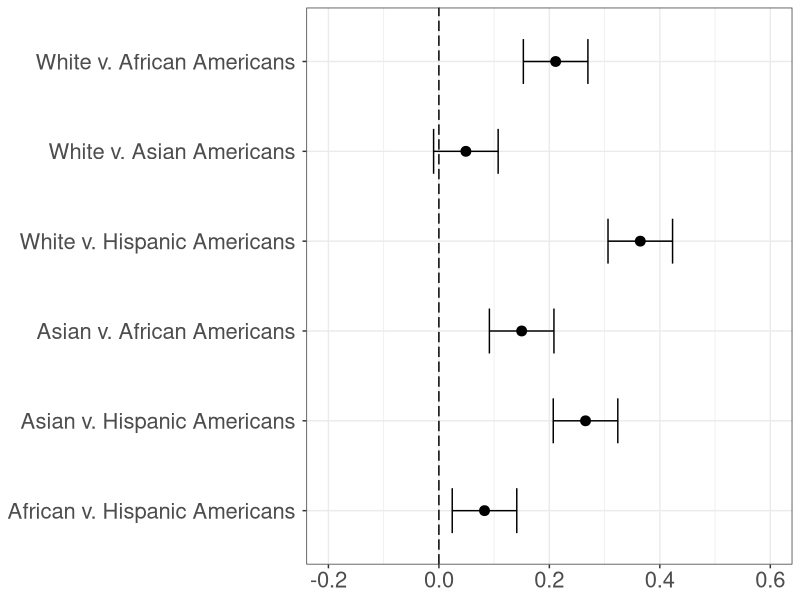
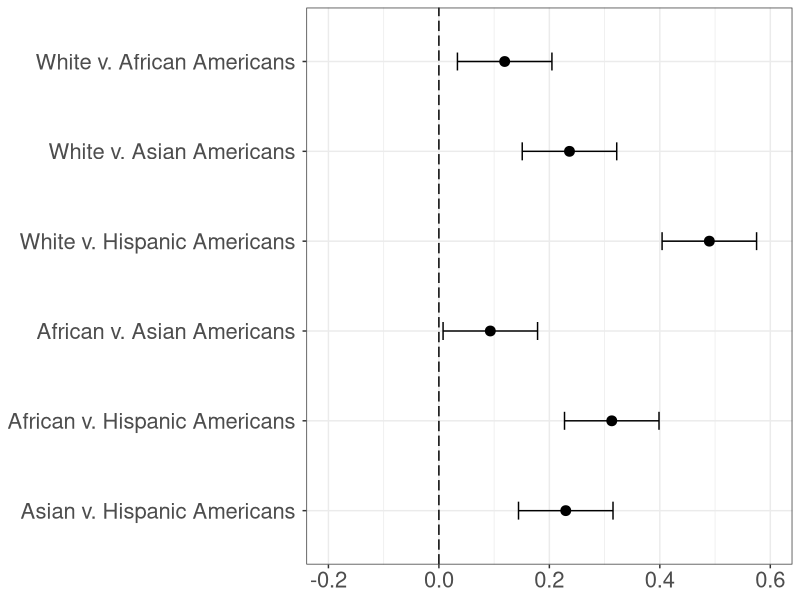
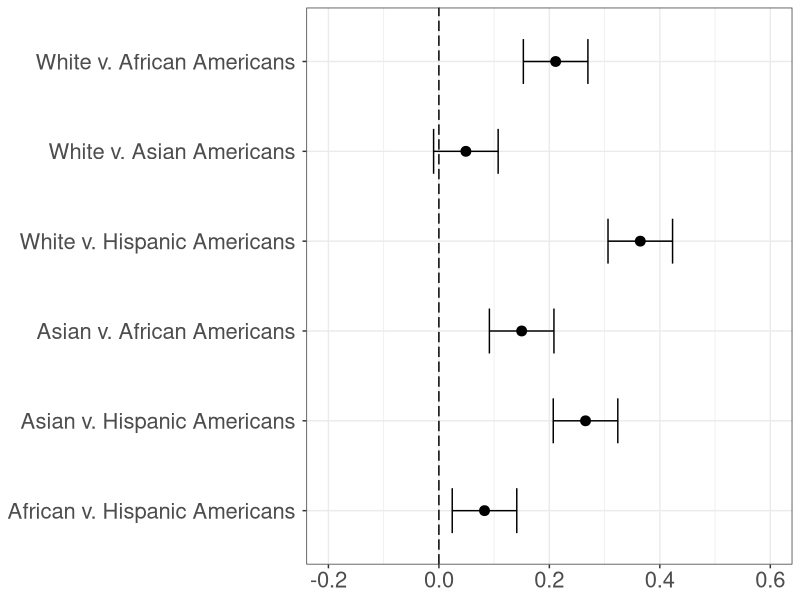
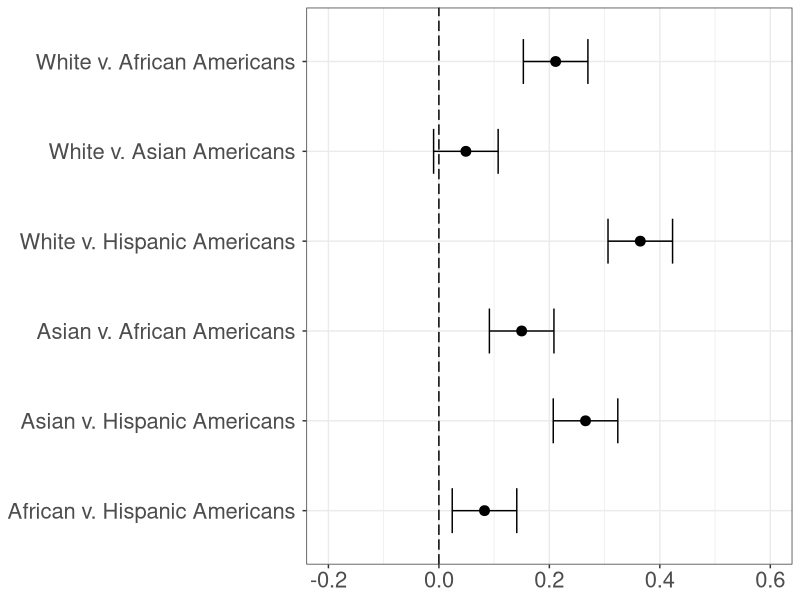
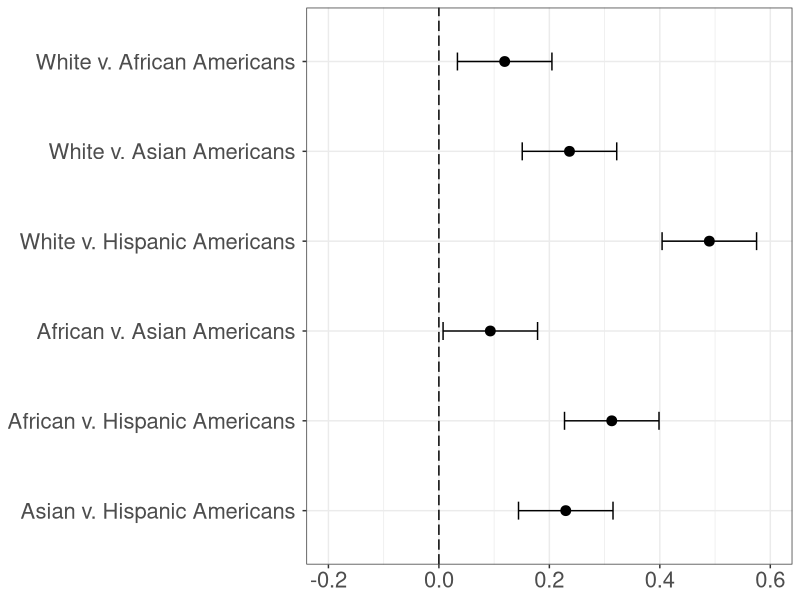
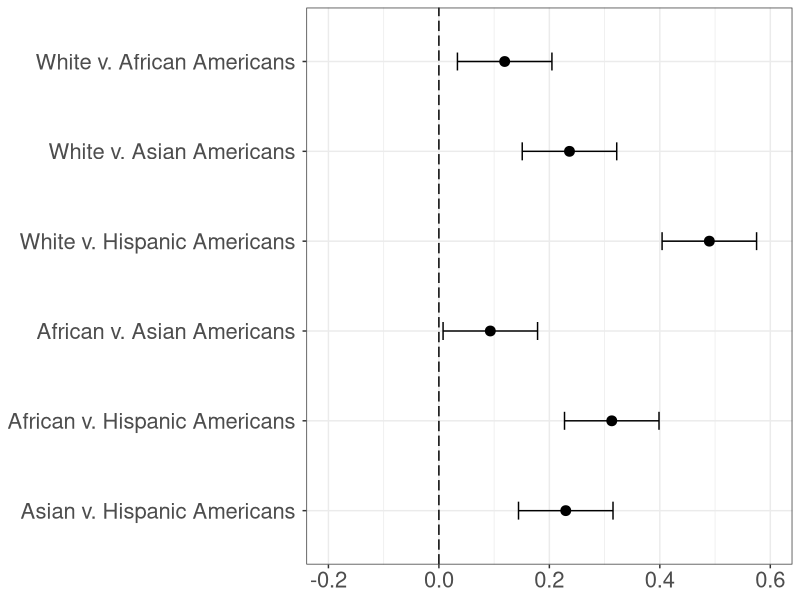

Recreate these plots in R, in order.

## Lee, Montgomery, Lai
# America's Racial Framework of Superiority and Americanness Embedded in Natural Language

## Script date: 28 Aug 2023

# Install and load packages ----------------------------------------------------

if(!require("tidyverse")){install.packages("tidyverse", dependencies = TRUE); require("tidyverse")}
if(!require("ggplot2")){install.packages("ggplot2", dependencies = TRUE); require("ggplot2")}

# Import the Dataset -----------------------------------------------------------

# Import RIPA results
setwd("Results")

ripa.table = read.csv('RIPA_70.csv')

# Filter RIPA results in the superiority dimension
superior.table <- ripa.table %>% 
  filter(dimensions == "Superiority") %>%
  mutate(groups = factor(groups, levels = c("African v. Hispanic Americans",
                                            "Asian v. Hispanic Americans", 
                                            "Asian v. African Americans", 
                                            "White v. Hispanic Americans",
                                            "White v. Asian Americans",
                                            "White v. African Americans")))

# Filter RIPA results in the Americanness dimension
american.table <- ripa.table %>% 
  filter(dimensions == "Americanness") %>%
  mutate(groups = factor(groups, levels = c("Asian v. Hispanic Americans",
                                            "African v. Hispanic Americans", 
                                            "African v. Asian Americans", 
                                            "White v. Hispanic Americans",
                                            "White v. Asian Americans",
                                            "White v. African Americans")))

# Superiority Forest Plot ------------------------------------------------------

setwd("../Plots")

ggplot(superior.table, aes(x = effect, y = groups, xmin = lower, xmax = upper)) +
  geom_vline(xintercept = 0, linetype = "longdash") + 
  scale_x_continuous(limits = c(-0.2, 0.6),
                     breaks = c(-0.2, 0.0, 0.2, 0.4, 0.6),
                     labels = c('-0.2', '0.0', '0.2', '0.4', '0.6')) + 
  geom_point(size = 3) +
  geom_errorbarh(height = .5) + 
  theme_bw() + 
  theme(plot.title = element_text(size = rel(1.8), hjust = 0.5),
        axis.title.x = element_blank(),
        axis.text.x = element_text(size = rel(1.8)),
        axis.title.y = element_blank(),
        axis.text.y = element_text(size = rel(1.8), margin = margin(r = 5)))

ggsave(file = "superior_ripa_70.pdf", width = 10, height = 3, dpi = "retina")
ggsave(file = "superior_ripa_70.png", width = 10, height = 3, dpi = "retina")

# Americanness Forest Plot -----------------------------------------------------

ggplot(american.table, aes(x = effect, y = groups, xmin = lower, xmax = upper)) +
  geom_vline(xintercept = 0, linetype = "longdash") + 
  scale_x_continuous(limits = c(-0.2, 0.6),
                     breaks = c(-0.2, 0.0, 0.2, 0.4, 0.6),
                     labels = c('-0.2', '0.0', '0.2', '0.4', '0.6')) + 
  geom_point(size = 3) +
  geom_errorbarh(height = .2) + 
  theme_bw() + 
  theme(plot.title = element_text(size = rel(1.8), hjust = 0.5),
        axis.title.x = element_blank(),
        axis.text.x = element_text(size = rel(1.8)),
        axis.title.y = element_blank(),
        axis.text.y = element_text(size = rel(1.8), margin = margin(r = 5)))

ggsave(file = "american_ripa_70.pdf", width = 10, height = 3, dpi = "retina")
ggsave(file = "american_ripa_70.png", width = 10, height = 3, dpi = "retina")

